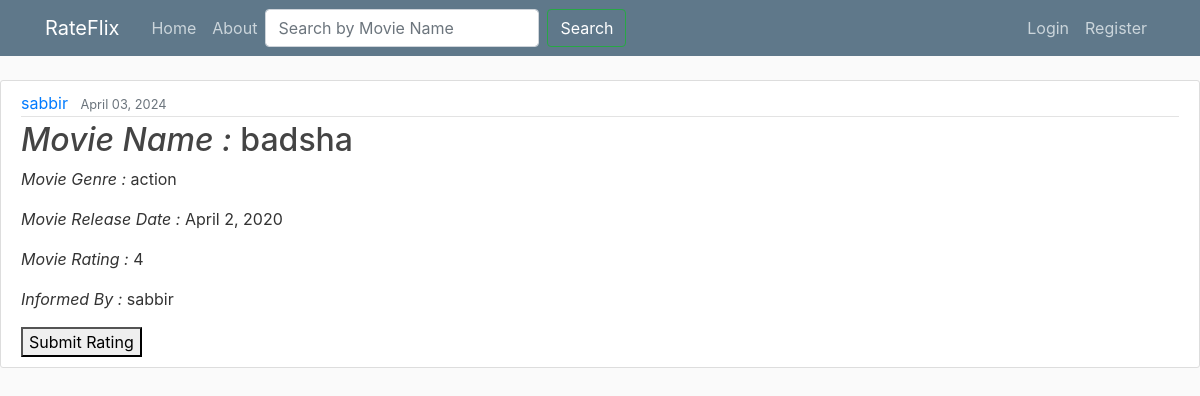
/movie/1/, run on an earlier commit of the app's database.
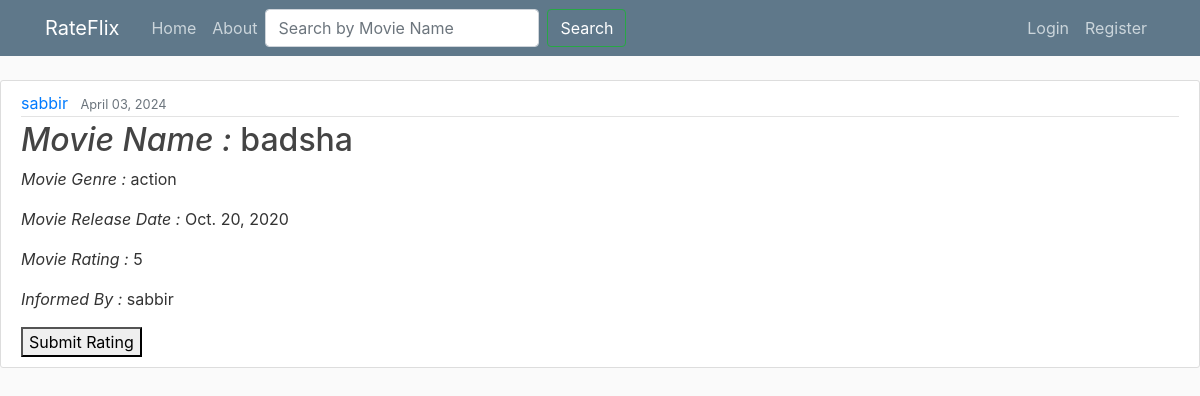
And on a later commit of the database.
### movies/models.py (models this page shows, shortened)
class Movie(models.Model):
    name = models.CharField(max_length=100)
    genre = models.CharField(max_length=50)
    rating = models.CharField(max_length=5)
    release_date = models.DateField()
    date_posted = models.DateTimeField(default = timezone.now)
    author = models.ForeignKey(User, on_delete = models.CASCADE)

### movies/views.py (the view)
# urls.py: path('movie/<int:pk>/', MovieDetailView.as_view(), name='movie-detail'),
class MovieDetailView(DetailView):
    model = Movie

### movies/templates/movies/movie_detail.html (shortened to what this page needs)
{% extends "movies/base.html" %}
{% block content %}
<article class="media content-section">
    <div class="media-body" >
        <div class="article-metadata">
            <a class="mr-2" href="{% url 'user-movies' object.author.username%}">{{ object.author }}</a>
            <small class="text-muted">{{ object.date_posted | date:"F d, Y" }}</small>
        </div>
        <h2><i>Movie Name : </i><a class="article-title" href="{% url 'movie-detail' movie.id %}">{{ object.name }}</a></h2>
        <p class="article-content"> <i>Movie Genre : </i>{{ object.genre }}</p>
        <p class="article-content"> <i>Movie Release Date : </i>{{ object.release_date }}</p>
        <p class="article-content"> <i>Movie Rating : </i>{{ object.rating }}</p>
        <p class="article-content"> <i>Informed By : </i>{{ object.author }}</p>
        <form method="POST" action="{% url 'rate_movie' movie.id %}">
            <button type="submit">Submit Rating</button>
        </form>
    </div>
</article>
{% endblock content %}

What changed in the data, as far as the page shows it:
changed Movie "badsha": release_date "April 2, 2020" → "Oct. 20, 2020"; rating "4" → "5"
